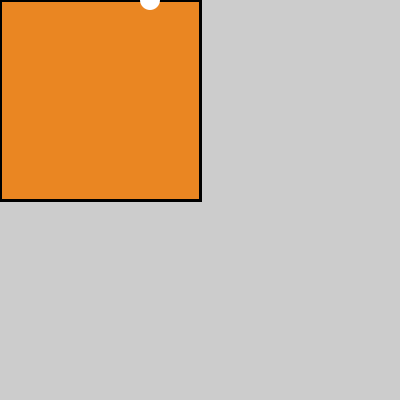
Frame 1 (no input)
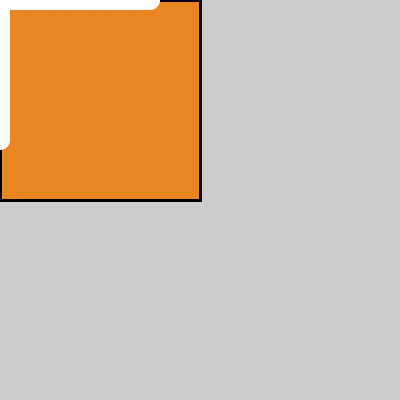
Frame 60 (the mouse pressed at the canvas centre just before this capture)
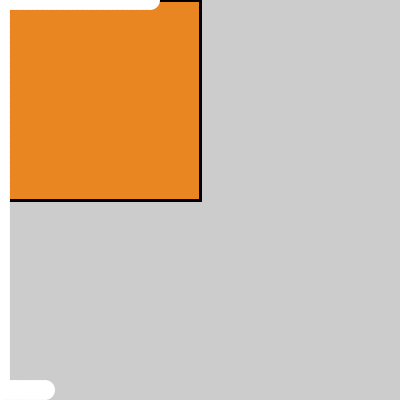
Frame 120 (the mouse held since frame 60 and released just before this capture)

The Processing sketch that drew these frames (run headless with seeded random() and noise(); from frame 60 on, the mouse is pressed at the canvas centre):

// Processing sketch: processing_162723
// ── processing_162723.pde


int x = 150;
int y = 0;
 
int speed = 5; 
 
int state = 0; 
 
void setup() { //placing the square was my first problem on Test Question 3)
  size(400,400);
  fill (234,134,34); // ORANGE
  strokeWeight(3); 
  rectMode(CORNER); 
  rect(0, 0, 200, 200); // relearned how to position my rectangle where I wanted it 
}


 
void draw() {

 
 
  noStroke(); 
  fill(255); 
  ellipse(x,y,20,20); 
 
  if (state == 0) { // this makes the white cirlce path move down initially (which i got on the test)
    x = x - speed;
    if (x < 0) {
      x = 0;
      state = 1;
    }
  } else if (state == 1) {
    y = y + speed;
    if (y > height-10) { 
      y = height-10;
      state = 2; 
    } 
  } else if (state == 2) {
    x = x + speed;
    if (x > width) { // THIS is where i messed up on my code. I had done X < 0 because i had been looking at the first if statement for X
      x = width-10;
      state = 3;
    }
  } else if (state == 3) { //Also had to change my original state=0 to state=3 so it would continue upwards rather than stopping like before)
    y = y - speed; 
    if (y < 0) { 
      y = 0;
      state=0; //This has to be 0 not 1 in order for it to return to the original spot
    }
  }
}
